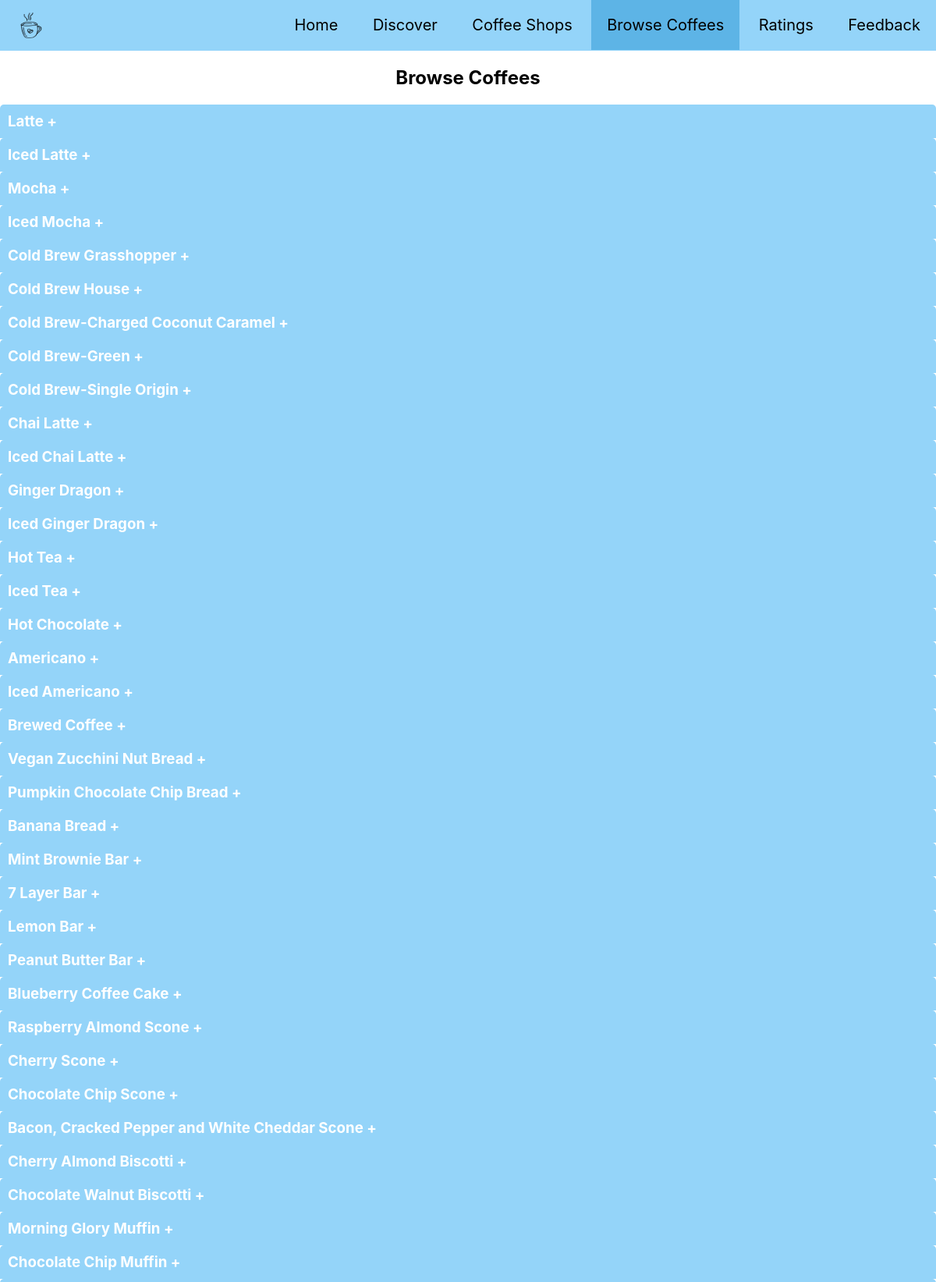
/browse_coffees (upper part), run on the app's committed database.
### db.py (models this page shows)
class Item(Base):
    __tablename__ = 'item'
    id = Column(Integer, primary_key=True)
    name = Column(String)

### app.py (the view)
@app.route('/browse_coffees')
def browse_coffees():
    items = session.query(Item).all()
    coffee_items = []
    for item in items:
        shops = session.query(CoffeeData).options(joinedload(
            CoffeeData.coffee_shop)).filter(CoffeeData.item_id == item.id).all()
        coffee_items.append((item, shops))
    return render_template('browse_coffees.html', coffee_items=coffee_items)

### templates/browse_coffees.html (shortened to what this page needs)
<!DOCTYPE html>
<html>
<head>
    <link rel="stylesheet" type="text/css" href="{{ url_for('static', filename='style.css') }}?v={{ app_version }}">
</head>
<body>
    <div class="topnav">
        <img src="static/logo.png?v=1.0" alt="Coffee logo" style="float:left; width: 80px; height:65px;">
        <a href="{{url_for('home')}}">Home</a>
        <a href="{{url_for('discover')}}">Discover</a>
        <a href="{{ url_for('coffee_shops') }}">Coffee Shops</a>
        <a class="active" href="{{ url_for('browse_coffees') }}">Browse Coffees</a>
        <a href="{{url_for('ratings')}}">Ratings</a>
        <a href="{{ url_for('feedback') }}">Feedback</a>
    </div>
    <center><h2>Browse Coffees</h2></center>
    <div class="coffee-shops">
        {% for item, shops in coffee_items %}
        <div class="coffee-shop">
            <h3 onclick="toggleDetails('{{ item.id }}')">{{ item.name }} <span class="expand-icon" id="icon-{{ item.id }}">+</span></h3>
        </div>
        {% endfor %}
    </div>
</body>
</html>

### static/style.css (style rules this page uses)
body { margin: 0; font-family: 'Inter', sans-serif; }
.topnav { background-color: #94D4F9; overflow: hidden; text-align: right; }
.topnav a { float: none; display: inline-block; color: black; text-align: center; padding: 20px 20px; text-decoration: none; font-size: 20px; }
.active { background-color: #5db4e6; color: white; }
.coffee-shop h3 { background-color: #94D4F9; padding: 10px; color: white; border-radius: 5px 5px 0 0; margin-top: 0; margin-bottom: 0; }
.expand-icon { cursor: pointer; }

### data on the page
Item: name "Latte"
Item: name "Iced Latte"
Item: name "Mocha"
Item: name "Iced Mocha"
Item: name "Cold Brew Grasshopper"
Item: name "Cold Brew House"
Item: name "Cold Brew-Charged Coconut Caramel"
Item: name "Cold Brew-Green"
Item: name "Cold Brew-Single Origin"
Item: name "Chai Latte"
Item: name "Iced Chai Latte"
Item: name "Ginger Dragon"
Item: name "Iced Ginger Dragon"
Item: name "Hot Tea"
Item: name "Iced Tea"
Item: name "Hot Chocolate"
Item: name "Americano"
Item: name "Iced Americano"
Item: name "Brewed Coffee"
Item: name "Vegan Zucchini Nut Bread"
Item: name "Pumpkin Chocolate Chip Bread"
Item: name "Banana Bread"
Item: name "Mint Brownie Bar"
Item: name "7 Layer Bar"
Item: name "Lemon Bar"
Item: name "Peanut Butter Bar"
Item: name "Blueberry Coffee Cake"
Item: name "Raspberry Almond Scone"
Item: name "Cherry Scone"
Item: name "Chocolate Chip Scone"
Item: name "Bacon, Cracked Pepper and White Cheddar Scone"
Item: name "Cherry Almond Biscotti"
Item: name "Chocolate Walnut Biscotti"
Item: name "Morning Glory Muffin"
Item: name "Chocolate Chip Muffin"
